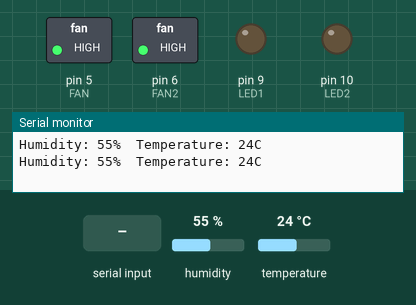
This sketch was run on a simulated Arduino Uno, built with avr-gcc and run on an emulated ATmega328P. Shown: switched loads named in the sketch (green lamp = pin HIGH), output pins drawn as LEDs (lit = HIGH), the last lines printed to the serial monitor. Inputs (shaded band) come from the test bench; at power-on: humidity 55 %, temperature 24 °C.

Above: at 4.8 s.
4.9 s: "1" received over the second serial link
At 7.2 s:
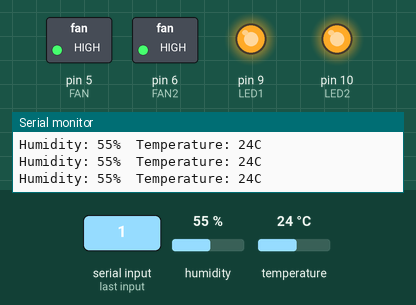
7.6 s: humidity set to 37 %
10.3 s: humidity set to 34 %
At 13.3 s:
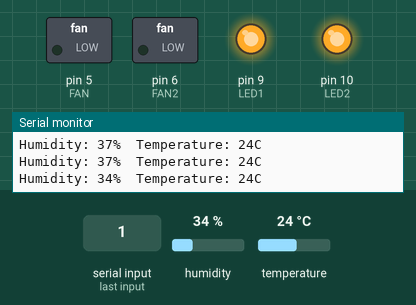
13.6 s: humidity set to 38 %
16.3 s: humidity set to 41 %
At 19.4 s:
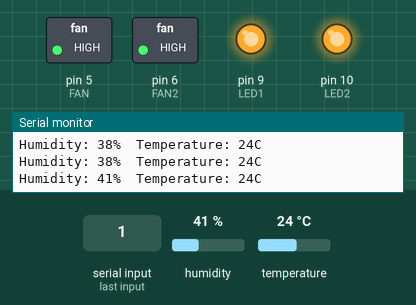
19.7 s: humidity set to 22 %
At 20.7 s:
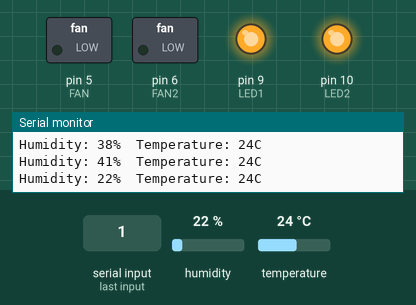
Timing chart, 0 to 22.7 s (numbered marks = the images above; inputs shaded):
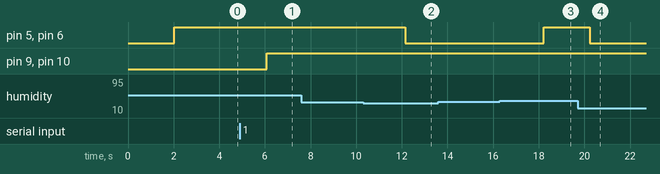

The sketch:

mult.ino
```cpp
#include <SoftwareSerial.h>

#define LED1  9 //LED핀 번호
#define LED2 10
#define BTtx 8   // 블루투스 tx핀이 연결된 아두이노 핀 번호
#define BTrx 7 // 블루투스 rx핀이 연결된 아두이노 핀 번호

#include "DHT.h"
#define DHTPIN 2
#define DHTTYPE DHT11
DHT dht(DHTPIN, DHTTYPE);
int FAN = 5;
int FAN2 = 6;


SoftwareSerial BT(BTtx, BTrx);  //소프트웨어 시리얼 객체

char data = 0;  //모바일 앱으로부터 입력받은 값 저장할 변수

void setup(){
  BT.begin(9600);  //소프트웨어 시리얼 통신 준비
  Serial.begin(9600);  //하드웨어 시리얼 통신 준비
  pinMode(LED2, OUTPUT);
  pinMode(LED1, OUTPUT);  //4번핀 출력 모드

  Serial.begin(9600);
  pinMode(FAN,OUTPUT);
  pinMode(FAN2,OUTPUT);

}

void loop(){
  if(BT.available() > 0){  //블루투스 통신으로 입력된 데이터가 있으면
      data = BT.read();    //입력된 데이터를 읽어서 변수에 저장하기
  }

  if(data == '0'){  //data == '0'이면
      digitalWrite(LED2, LOW);  //LED 끄기
      digitalWrite(LED1, LOW);  //LED 끄기

  }
  else if(data == '1'){  //data == '1' 이면
      digitalWrite(LED2, HIGH);  //LED 켜기
      digitalWrite(LED1, HIGH);  //LED 켜기
  }

  data = 0;  //data 초기화

 delay(2000);
  int h = dht.readHumidity();
  int t = dht.readTemperature();
  Serial.print("Humidity: ");
  Serial.print(h);
  Serial.print("%\t");
  Serial.print("Temperature: ");
  Serial.print(t);
  Serial.println("C");

  if(isnan(h) || isnan(t)){
    Serial.println("fail dht");
    return;
  }
  if(((float)h)>=40){
    digitalWrite(FAN,HIGH);
    digitalWrite(FAN2,HIGH);
  }
  else if(((float)h)<=35){
     digitalWrite(FAN,LOW);
     digitalWrite(FAN2,LOW);
  }

}
```

Measured:
- the behaviour switches between 36 and 35 % on humidity (found by bisection; images 1 and 2)
- the behaviour switches between 39 and 40 % on humidity (found by bisection; images 2 and 3)
- after the input at 4.9 s, pin 9 (LED1), pin 10 (LED2): LOW → HIGH after 1.2 s
- after the input at 10.3 s, pin 5 (FAN), pin 6 (FAN2): HIGH → LOW after 1.8 s
- after the input at 16.3 s, pin 5 (FAN), pin 6 (FAN2): LOW → HIGH after 1.9 s
- after the input at 19.7 s, pin 5 (FAN), pin 6 (FAN2): HIGH → LOW after 0.54 s
